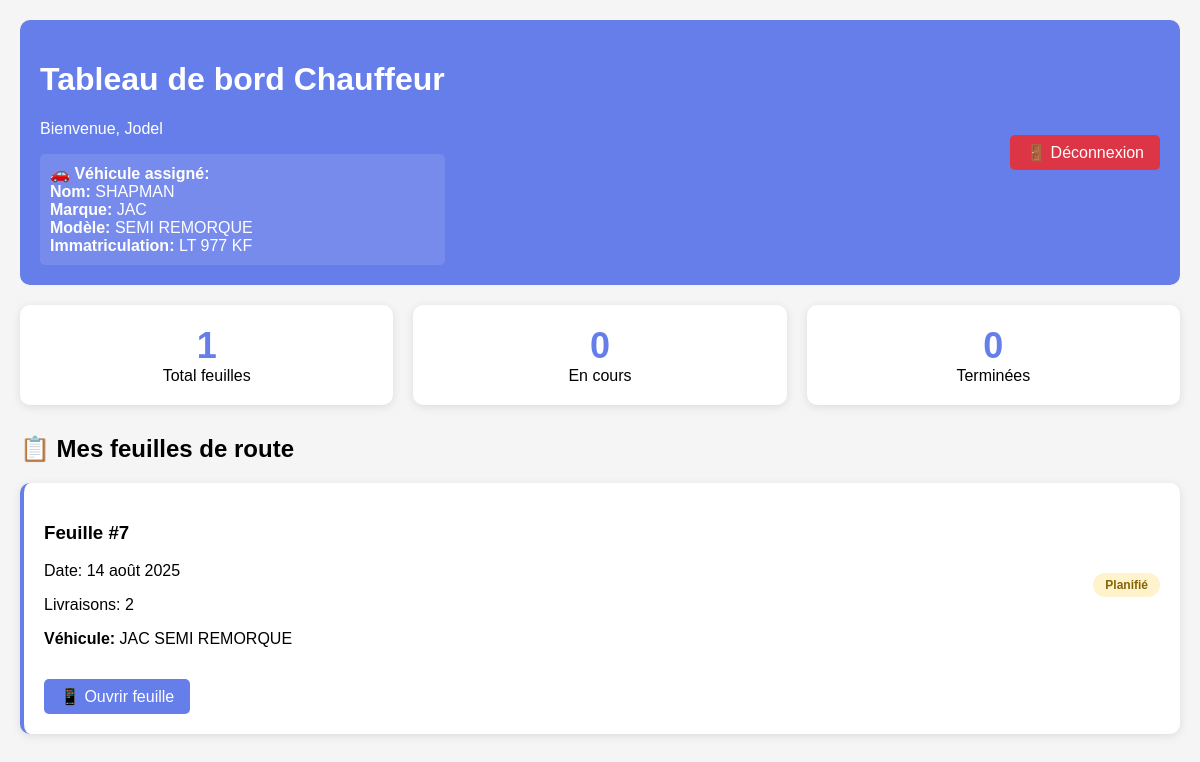
Screenshot of /chauffeur/ (signed in) with the database file from the repository.
### livraison/models.py (models this page shows, shortened)
class Chauffeur(models.Model):
    user = models.OneToOneField(User, on_delete=models.CASCADE)
    telephone = models.CharField(max_length=15)
    class Meta:
        verbose_name = "Chauffeur"
        verbose_name_plural = "Chauffeurs"

class Vehicule(models.Model):
    nom = models.CharField(max_length=100, verbose_name="Nom du véhicule")
    marque = models.CharField(max_length=50, verbose_name="Marque")
    modele = models.CharField(max_length=50, verbose_name="Modèle")
    immatriculation = models.CharField(max_length=20, unique=True, verbose_name="Immatriculation")
    annee = models.PositiveIntegerField(blank=True, null=True, verbose_name="Année")
    couleur = models.CharField(max_length=30, blank=True, verbose_name="Couleur")
    capacite = models.CharField(max_length=50, blank=True, verbose_name="Capacité")
    actif = models.BooleanField(default=True, verbose_name="Véhicule actif")
    date_creation = models.DateTimeField(auto_now_add=True, verbose_name="Date de création")
    notes = models.TextField(blank=True, verbose_name="Notes")
    class Meta:
        verbose_name = "Véhicule"
        verbose_name_plural = "Véhicules"
        ordering = ['marque', 'modele']

class FeuilleDeRoute(models.Model):
    chauffeur = models.ForeignKey(Chauffeur, on_delete=models.CASCADE, verbose_name="Chauffeur")
    vehicule = models.ForeignKey(Vehicule, on_delete=models.SET_NULL, null=True, blank=True, verbose_name="Véhicule assigné")
    date_creation = models.DateField(auto_now_add=True, verbose_name="Date de création")
    date_route = models.DateField(null=True, blank=True, verbose_name="Date de route")
    statut = models.CharField(max_length=20, choices=STATUTS_FEUILLE, default='planifie', verbose_name="Statut")
    token = models.UUIDField(default=uuid.uuid4, editable=False, unique=True)
    qr_code = models.ImageField(upload_to='qr_codes/', blank=True, null=True, verbose_name="QR Code")
    observations_chauffeur = models.TextField(blank=True, verbose_name="Observations du chauffeur")
    date_observations = models.DateTimeField(blank=True, null=True, verbose_name="Date des observations")
    last_latitude = models.DecimalField(max_digits=9, decimal_places=6, null=True, blank=True, verbose_name="Latitude")
    last_longitude = models.DecimalField(max_digits=9, decimal_places=6, null=True, blank=True, verbose_name="Longitude")
    last_position_at = models.DateTimeField(null=True, blank=True, verbose_name="Dernière position")
    class Meta:
        verbose_name = "Feuille de route"
        verbose_name_plural = "Feuilles de route"

### chauffeur/views.py (the view)
# urls.py: path('', views.chauffeur_dashboard, name='dashboard'),
@login_required
def chauffeur_dashboard(request):
    try:
        chauffeur = Chauffeur.objects.get(user=request.user)
    except Chauffeur.DoesNotExist:
        messages.error(request, 'Vous n\'êtes pas un chauffeur autorisé.')
        return redirect('chauffeur:login')
    feuilles = FeuilleDeRoute.objects.filter(chauffeur=chauffeur).select_related('vehicule').order_by('-date_route', '-date_creation')
    total_feuilles = feuilles.count()
    feuilles_en_cours = feuilles.filter(statut='en_route').count()
    feuilles_terminees = feuilles.filter(statut='terminee').count()
    vehicule_actuel = None
    for feuille in feuilles:
        if feuille.vehicule and feuille.statut in ['planifie', 'en_route']:
            vehicule_actuel = feuille.vehicule
            break
    context = {
        'chauffeur': chauffeur,
        'feuilles': feuilles,
        'vehicule_actuel': vehicule_actuel,
        'total_feuilles': total_feuilles,
        'feuilles_en_cours': feuilles_en_cours,
        'feuilles_terminees': feuilles_terminees,
    }
    return render(request, 'chauffeur/dashboard.html', context)

### templates/chauffeur/dashboard.html (shortened to what this page needs)
<!DOCTYPE html>
<html lang="fr">
<head>
</head>
<body>
    <div class="container">
        <div class="header">
            <div>
                <h1> Tableau de bord Chauffeur</h1>
                <p>Bienvenue, {{ chauffeur.user.get_full_name|default:chauffeur.user.username }}</p>
                {% if vehicule_actuel %}
                    <div class="vehicule-info">
                        <strong>🚗 Véhicule assigné:</strong><br>
                        <strong>Nom:</strong> {{ vehicule_actuel.nom }}<br>
                        <strong>Marque:</strong> {{ vehicule_actuel.marque }}<br>
                        <strong>Modèle:</strong> {{ vehicule_actuel.modele }}<br>
                        <strong>Immatriculation:</strong> {{ vehicule_actuel.immatriculation }}
                    </div>
                {% else %}
                    <div class="vehicule-info">
                        <em>Aucun véhicule assigné pour le moment</em>
                    </div>
                {% endif %}
            </div>
            <a href="{% url 'chauffeur:logout' %}" class="btn btn-logout">🚪 Déconnexion</a>
        </div>
        <div class="stats">
            <div class="stat-card">
                <div class="stat-number">{{ total_feuilles }}</div>
                <div>Total feuilles</div>
            </div>
            <div class="stat-card">
                <div class="stat-number">{{ feuilles_en_cours }}</div>
                <div>En cours</div>
            </div>
            <div class="stat-card">
                <div class="stat-number">{{ feuilles_terminees }}</div>
                <div>Terminées</div>
            </div>
        </div>
        <h2>📋 Mes feuilles de route</h2>
        {% if feuilles %}
            <div class="feuilles-grid">
                {% for feuille in feuilles %}
                    <div class="feuille-card">
                        <div class="feuille-header">
                            <div>
                                <h3>Feuille #{{ feuille.id }}</h3>
                                <p>Date: {{ feuille.date_route|default:feuille.date_creation }}</p>
                                <p>Livraisons: {{ feuille.livraisons.count }}</p>
                                {% if feuille.vehicule %}
                                    <p><strong>Véhicule:</strong> {{ feuille.vehicule.marque }} {{ feuille.vehicule.modele }}</p>
                                {% endif %}
                            </div>
                            <div>
                                <span class="status-badge status-{{ feuille.statut }}">
                                    {{ feuille.get_statut_display }}
                                </span>
                            </div>
                        </div>
                        <a href="{% url 'chauffeur:feuille_detail' feuille.id %}" class="btn">
                            📱 Ouvrir feuille
                        </a>
                    </div>
                {% endfor %}
            </div>
        {% else %}
            <div class="empty-message">
                <h3>📭 Aucune feuille de route</h3>
                <p>Vous n'avez pas encore de feuilles de route assignées.</p>
            </div>
        {% endif %}
    </div>
</body>
</html>

### templates/chauffeur/dashboard.html (style rules this page uses)
body { font-family: Arial, sans-serif; margin: 0; padding: 20px; background: #f5f5f5; }
.container { max-width: 1200px; margin: 0 auto; }
.header { background: #667eea; color: white; padding: 20px; border-radius: 10px; margin-bottom: 20px; display: flex; justify-content: space-between; align-items: center; }
.vehicule-info { background: rgba(255,255,255,0.1); padding: 10px; border-radius: 5px; margin-top: 10px; }
.stats { display: grid; grid-template-columns: repeat(auto-fit, minmax(200px, 1fr)); gap: 20px; margin-bottom: 30px; }
.stat-card { background: white; padding: 20px; border-radius: 10px; text-align: center; box-shadow: 0 2px 10px rgba(0,0,0,0.1); }
.stat-number { font-size: 36px; font-weight: bold; color: #667eea; }
.feuilles-grid { display: grid; gap: 15px; }
.feuille-card { background: white; padding: 20px; border-radius: 10px; box-shadow: 0 2px 10px rgba(0,0,0,0.1); border-left: 4px solid #667eea; }
.feuille-header { display: flex; justify-content: space-between; align-items: center; margin-bottom: 15px; }
.status-badge { padding: 5px 12px; border-radius: 20px; font-size: 12px; font-weight: bold; }
.status-planifie { background: #fff3cd; color: #856404; }
.btn { background: #667eea; color: white; border: none; padding: 8px 16px; border-radius: 5px; cursor: pointer; text-decoration: none; display: inline-block; }
.btn-logout { background: #dc3545; }

### rows the page displays
Chauffeur: user.get_full_name "Jodel"
Vehicule: nom "SHAPMAN", marque "JAC", modele "SEMI REMORQUE", immatriculation "LT 977 KF"
FeuilleDeRoute: id "7", date_route "14 août 2025", livraisons.count "2", vehicule.marque "JAC", vehicule.modele "SEMI REMORQUE", statut "Planifié"

### other values shown
{{ total_feuilles }} "1"
{{ feuilles_en_cours }} "0"
{{ feuilles_terminees }} "0"
